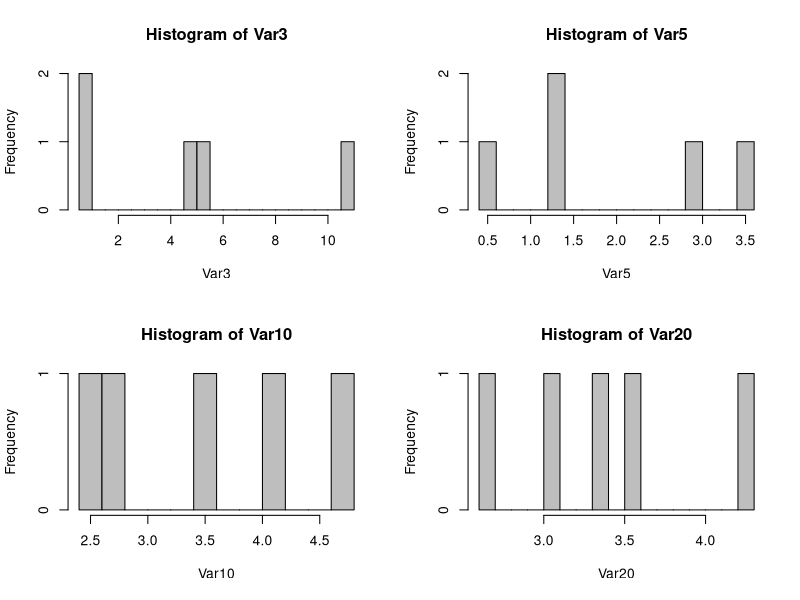
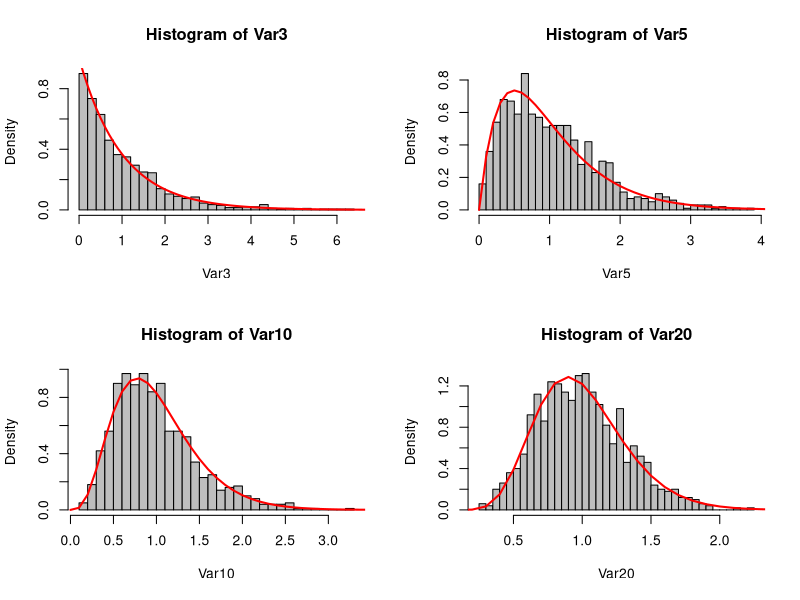
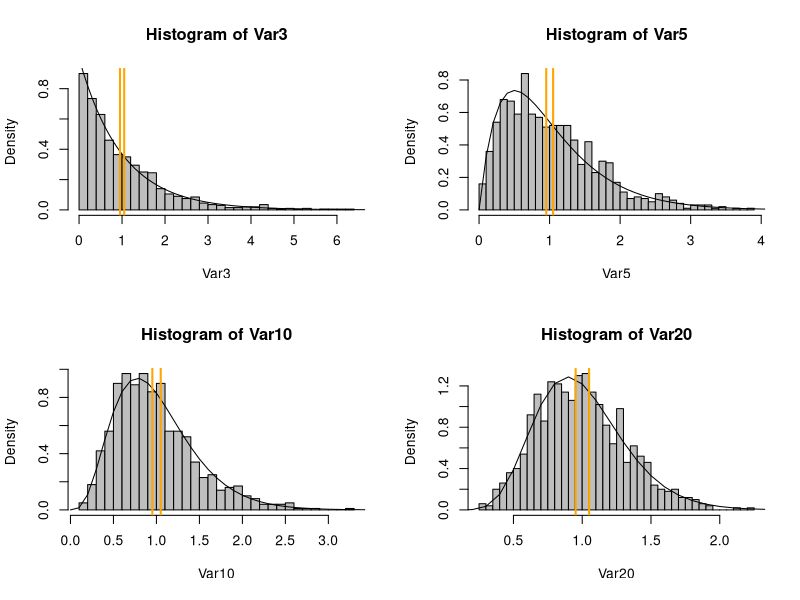

Here is the R script that generated these plots, in order: (Note: this script raises an error after producing the figures.)
rm(list=ls()) 
#===============================================================
#                              TD2-EXO2
#===============================================================


#======================== 1) ===================================

Var3<-c()
Var5<-c()
Var10<-c()
Var20<-c()


for (i in 1:5){
  ech1=rnorm(n=3,m=0,sd=2)
  ech2=rnorm(n=5,m=0,sd=2)
  ech3=rnorm(n=10,m=0,sd=2)
  ech4=rnorm(n=20,m=0,sd=2)
  
  Var3[i]=var(ech1)
  Var5[i]=var(ech2)
  Var10[i]=var(ech3)
  Var20[i]=var(ech4)
}


par(mfrow = c(2,2))
hist(Var3,breaks=15,col="grey")
hist(Var5,breaks=15,col="grey")
hist(Var10,breaks=15,col="grey")
hist(Var20,breaks=15,col="grey")

#plus la taille de notre échantilon est grande, plus la 
#répartition se décale vers la droite --la loi du chi 2 n-1

#======================== 2) ===================================
rm(list=ls()) 

Var3<-c()
Var5<-c()
Var10<-c()
Var20<-c()

vartheo=4

for (i in 1:1000){
  ech1=rnorm(n=3,m=0,sd=2)
  ech2=rnorm(n=5,m=0,sd=2)
  ech3=rnorm(n=10,m=0,sd=2)
  ech4=rnorm(n=20,m=0,sd=2)
  
  Var3[i]=var(ech1)/vartheo
  Var5[i]=var(ech2)/vartheo #(n-1)*var(ech)/var(théoriq)
  Var10[i]=var(ech3)/vartheo
  Var20[i]=var(ech4)/vartheo
}

x<-seq(0,100,0.1)

par(mfrow = c(2,2))
hist(Var3,breaks=30,col="grey",freq=F)
lines(x,dchisq(x*2,2)*2,col="red",lwd=2)

hist(Var5,breaks=30,col="grey",freq=F)
lines(x,dchisq(x*4,4)*4,col="red",lwd=2)

hist(Var10,breaks=30,col="grey",freq=F)
lines(x,dchisq(x*9,9)*9,col="red",lwd=2)

hist(Var20,breaks=30,col="grey",freq=F)
lines(x,dchisq(x*19,19)*19,col="red",lwd=2)

#suit la loi du chi 2 n-1
#la courbe devient bilatérale
#=> var converge plus vite vers valeur théo?


#======================== 3) ===================================
#si 1 courbe centrée en 1 mais commet une erreur 
#=> prob d'être dans une borne.?????
#=> pour dire si précis ou pas

#courbe symétrique pas bilatérale mais par quotient!
#=>si 1centre choose 1.05 droite et 1/1.05 gauche

hist(Var3,breaks=30,col="grey",freq=F)
lines(x,dchisq(x*2,2)*2,col="black",lwd=1)
abline(v=1.05,col="orange",lwd=2)
abline(v=1/1.05,col="orange",lwd=2)

hist(Var5,breaks=30,col="grey",freq=F)
lines(x,dchisq(x*4,4)*4,col="black",lwd=1)
abline(v=1.05,col="orange",lwd=2)
abline(v=1/1.05,col="orange",lwd=2)

hist(Var10,breaks=30,col="grey",freq=F)
lines(x,dchisq(x*9,9)*9,col="black",lwd=1)
abline(v=1.05,col="orange",lwd=2)
abline(v=1/1.05,col="orange",lwd=2)

hist(Var20,breaks=30,col="grey",freq=F)
lines(x,dchisq(x*19,19)*19,col="black",lwd=1)
abline(v=1.05,col="orange",lwd=2)
abline(v=1/1.05,col="orange",lwd=2)

x11()
par(mfrow = c(1,2))

p1000<-c()
for (n in 1:1000){
  q=(n-1)
  p1000[n]=pchisq(q/(1.05), df=(n-1))+1-pchisq(q*(1.05), df=(n-1))
}    

mu=0
pm1000<-c()
for (n in 1:1000){
  pm1000[n]=2*pnorm(-0.1,0,1/sqrt(n))
}

n=c(1:1000)
plot(n,p1000,type="l",main="Convergence")#de var à5% env
lines(n,pm1000,col="green",lwd=2)#de mean à sd*0.1
plot(n,p1000,type="l",main="Echelle Log de la convergence",log="y")#de var à5% env
lines(n,pm1000,col="green",lwd=2,log="y")#de mean à sd*0.1
legend("topright", legend=c("variance","mean"), col = c("black","green"),
       border = "black", lty=c(1,1), lwd=c(1,2))
#proportions des estimations à l'intérieur des seuils!!!!



